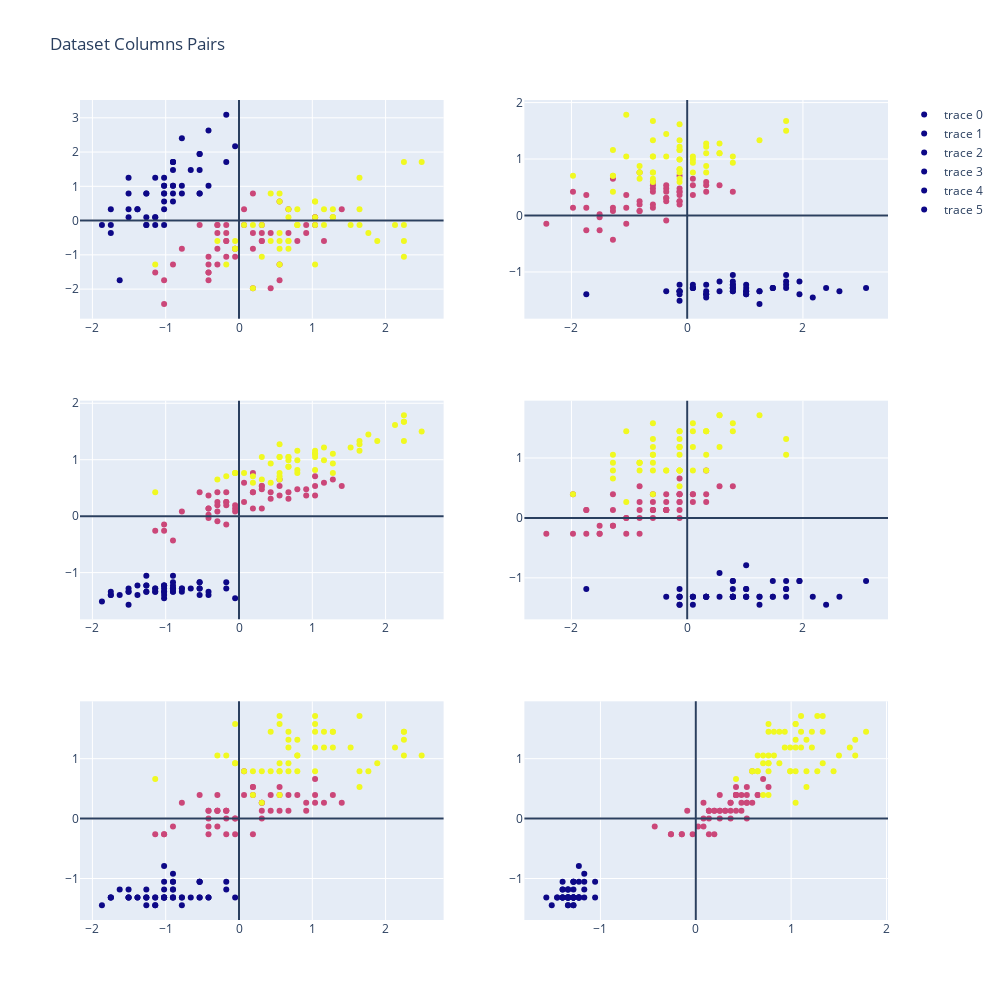

The cell this chart's notebook holds for it:
### Markdown cell above
As we can see, on some dimensions the division between classes are clearer than on others. You can see that the data is not normalized given the range of the variables that go up to 8 on some cases.

Because the PCA measures variance, it is useful to normalize the data before applying it so we can be sure that one variable will not dominate over the other because it has a bigger scale.

### Code cell
# Normalization
X = StandardScaler().fit_transform(X)
plot_dataset(X, y)

### Figure 1 — Plotly figure (JSON) as saved in the notebook; plotly's stock layout.template omitted (floating-point values rounded to 4 significant figures; data arrays with more than 128 entries replaced by an {"elided": "..."} marker saying what was removed)
{"data": [{"marker": {"color": {"elided": "150 int values"}}, "mode": "markers", "type": "scatter", "x": {"elided": "150 float values"}, "xaxis": "x", "y": {"elided": "150 float values"}, "yaxis": "y"}, {"marker": {"color": {"elided": "150 int values"}}, "mode": "markers", "type": "scatter", "x": {"elided": "150 float values"}, "xaxis": "x3", "y": {"elided": "150 float values"}, "yaxis": "y3"}, {"marker": {"color": {"elided": "150 int values"}}, "mode": "markers", "type": "scatter", "x": {"elided": "150 float values"}, "xaxis": "x5", "y": {"elided": "150 float values"}, "yaxis": "y5"}, {"marker": {"color": {"elided": "150 int values"}}, "mode": "markers", "type": "scatter", "x": {"elided": "150 float values"}, "xaxis": "x2", "y": {"elided": "150 float values"}, "yaxis": "y2"}, {"marker": {"color": {"elided": "150 int values"}}, "mode": "markers", "type": "scatter", "x": {"elided": "150 float values"}, "xaxis": "x4", "y": {"elided": "150 float values"}, "yaxis": "y4"}, {"marker": {"color": {"elided": "150 int values"}}, "mode": "markers", "type": "scatter", "x": {"elided": "150 float values"}, "xaxis": "x6", "y": {"elided": "150 float values"}, "yaxis": "y6"}], "layout": {"height": 1000, "shapes": [{"type": "line", "x0": 0, "x1": 0, "xref": "x", "y0": 0, "y1": 1, "yref": "y domain"}, {"type": "line", "x0": 0, "x1": 1, "xref": "x domain", "y0": 0, "y1": 0, "yref": "y"}, {"type": "line", "x0": 0, "x1": 0, "xref": "x3", "y0": 0, "y1": 1, "yref": "y3 domain"}, {"type": "line", "x0": 0, "x1": 1, "xref": "x3 domain", "y0": 0, "y1": 0, "yref": "y3"}, {"type": "line", "x0": 0, "x1": 0, "xref": "x5", "y0": 0, "y1": 1, "yref": "y5 domain"}, {"type": "line", "x0": 0, "x1": 1, "xref": "x5 domain", "y0": 0, "y1": 0, "yref": "y5"}, {"type": "line", "x0": 0, "x1": 0, "xref": "x2", "y0": 0, "y1": 1, "yref": "y2 domain"}, {"type": "line", "x0": 0, "x1": 1, "xref": "x2 domain", "y0": 0, "y1": 0, "yref": "y2"}, {"type": "line", "x0": 0, "x1": 0, "xref": "x4", "y0": 0, "y1": 1, "yref": "y4 domain"}, {"type": "line", "x0": 0, "x1": 1, "xref": "x4 domain", "y0": 0, "y1": 0, "yref": "y4"}, {"type": "line", "x0": 0, "x1": 0, "xref": "x6", "y0": 0, "y1": 1, "yref": "y6 domain"}, {"type": "line", "x0": 0, "x1": 1, "xref": "x6 domain", "y0": 0, "y1": 0, "yref": "y6"}], "title": {"text": "Dataset Columns Pairs"}, "width": 1000, "xaxis": {"anchor": "y", "autorange": true, "domain": [0, 0.45], "range": [-2.169, 2.791], "type": "linear"}, "xaxis2": {"anchor": "y2", "autorange": true, "domain": [0.55, 1], "range": [-2.813, 3.47], "type": "linear"}, "xaxis3": {"anchor": "y3", "autorange": true, "domain": [0, 0.45], "range": [-2.169, 2.791], "type": "linear"}, "xaxis4": {"anchor": "y4", "autorange": true, "domain": [0.55, 1], "range": [-2.813, 3.47], "type": "linear"}, "xaxis5": {"anchor": "y5", "autorange": true, "domain": [0, 0.45], "range": [-2.169, 2.791], "type": "linear"}, "xaxis6": {"anchor": "y6", "autorange": true, "domain": [0.55, 1], "range": [-1.798, 2.016], "type": "linear"}, "yaxis": {"anchor": "x", "autorange": true, "domain": [0.7333, 1], "range": [-2.862, 3.519], "type": "linear"}, "yaxis2": {"anchor": "x2", "autorange": true, "domain": [0.7333, 1], "range": [-1.828, 2.046], "type": "linear"}, "yaxis3": {"anchor": "x3", "autorange": true, "domain": [0.3667, 0.6333], "range": [-1.828, 2.046], "type": "linear"}, "yaxis4": {"anchor": "x4", "autorange": true, "domain": [0.3667, 0.6333], "range": [-1.692, 1.957], "type": "linear"}, "yaxis5": {"anchor": "x5", "autorange": true, "domain": [0, 0.2667], "range": [-1.692, 1.957], "type": "linear"}, "yaxis6": {"anchor": "x6", "autorange": true, "domain": [0, 0.2667], "range": [-1.692, 1.957], "type": "linear"}}}
